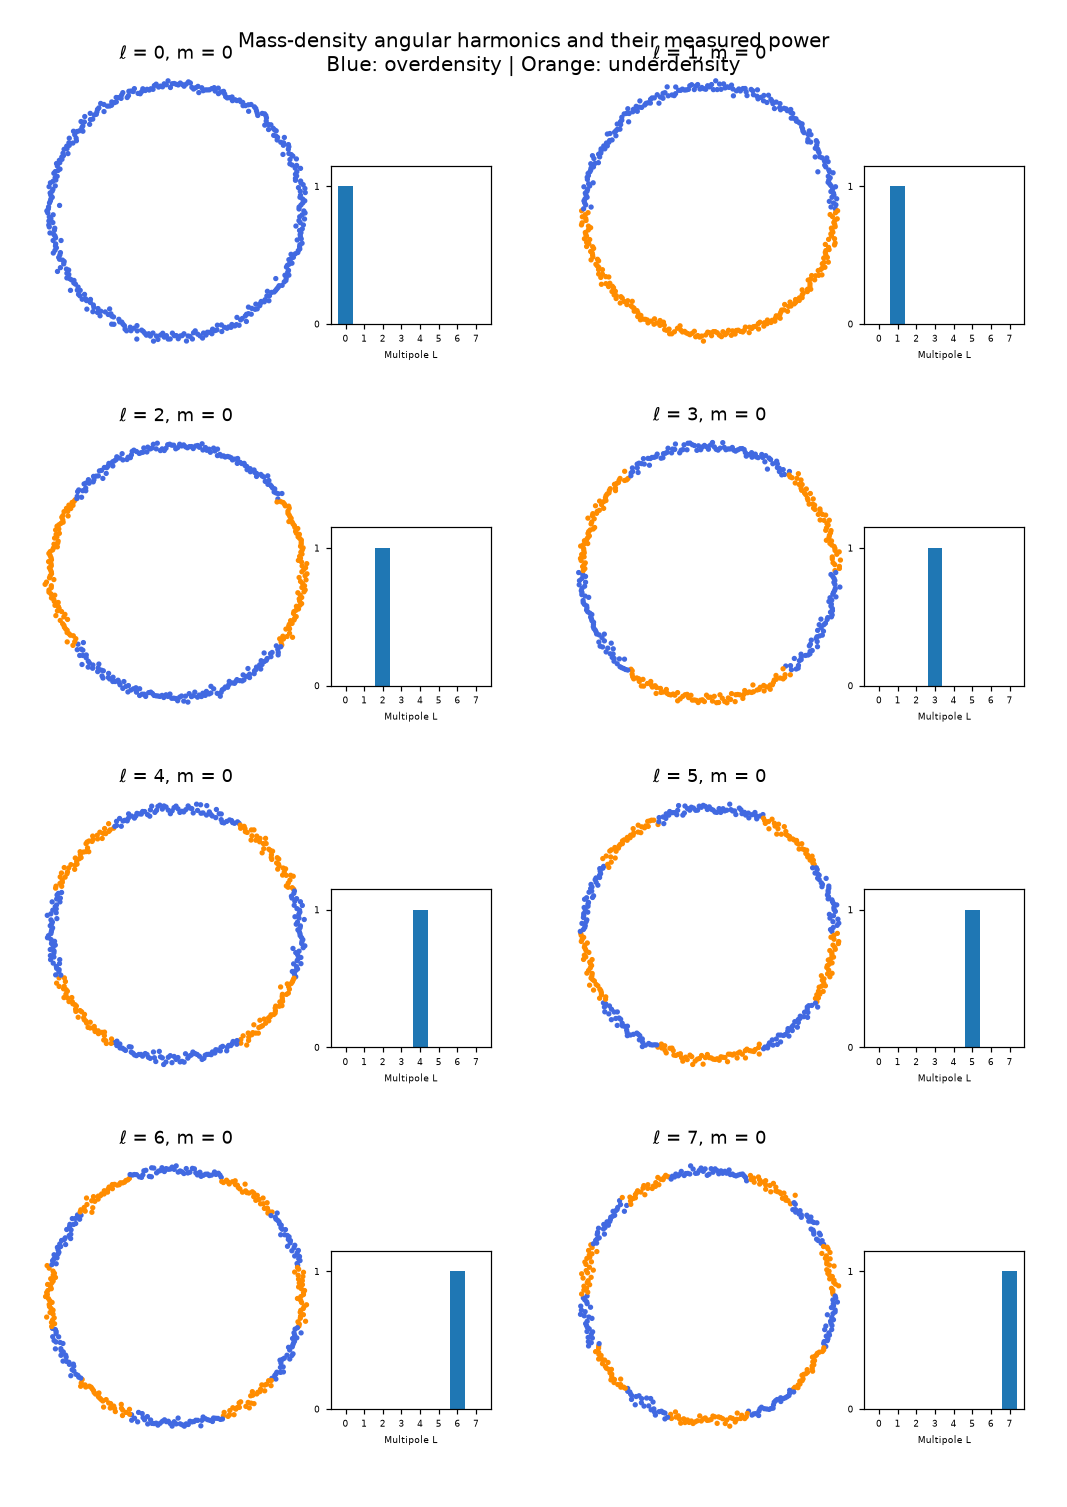

The script that drew this image:
# rev7 script for rev6 Fig 10 (axisymmetric density harmonics and their power). Background-independent geometry (no D or R enters).
# Each panel: a ring of 400 bodies whose density sign follows P_l(cos θ) with 2% radial scatter; the bar chart is the power
# actually measured from those bodies by Legendre projection (a_L = (2L+1)/2 ∫ s(θ) P_L sinθ dθ), not set by hand.
import numpy as np,matplotlib;matplotlib.use('Agg');import matplotlib.pyplot as plt
from scipy.special import eval_legendre
rng=np.random.default_rng(0);th=np.linspace(0,2*np.pi,400,endpoint=False);mu=np.cos(th);t=np.linspace(0,np.pi,2001)
fig=plt.figure(figsize=(9.7,13.7));fig.suptitle('Mass-density angular harmonics and their measured power\nBlue: overdensity | Orange: underdensity',fontsize=13)
for L in range(8):
    r,c=divmod(L,2);ax=fig.add_axes([0.03+c*0.5,0.765-r*0.24,0.27,0.19]);ax.set_title(f'ℓ = {L}, m = 0')
    v=eval_legendre(L,mu);rad=1+0.02*rng.standard_normal(th.size)
    ax.scatter(rad*np.sin(th),rad*np.cos(th),s=6,c=np.where(v>=0,'royalblue','darkorange'));ax.set_aspect('equal');ax.axis('off')
    s=np.interp(t,np.sort(np.arccos(mu)),v[np.argsort(np.arccos(mu))])  # sampled density vs polar angle from the bodies
    a=np.array([(2*k+1)/2*np.trapezoid(s*eval_legendre(k,np.cos(t))*np.sin(t),t) for k in range(8)]);p=a**2/(2*np.arange(8)+1);p/=p.max()
    b=fig.add_axes([0.31+c*0.5,0.785-r*0.24,0.15,0.105]);b.bar(range(8),p,color='tab:blue')
    b.set_xticks(range(8));b.set_yticks([0,1]);b.set_ylim(0,1.15);b.tick_params(labelsize=6);b.set_xlabel('Multipole L',fontsize=6)
fig.savefig(__file__.replace('.py','.png'),dpi=110,facecolor='white')
